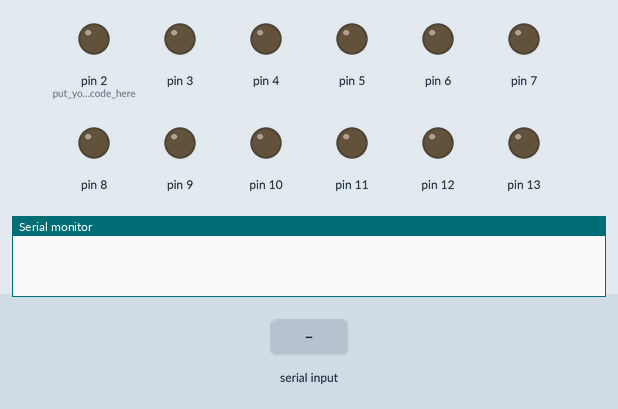
Simulated run of this sketch. Board: Arduino Uno, built with avr-gcc and run on an emulated ATmega328P. Shown: output pins drawn as LEDs (lit = HIGH), the last lines printed to the serial monitor. The inputs (shaded band) are chosen by the test bench.

Above: at 1.2 s.
1.3 s: "m" received over Serial
At 2.1 s:
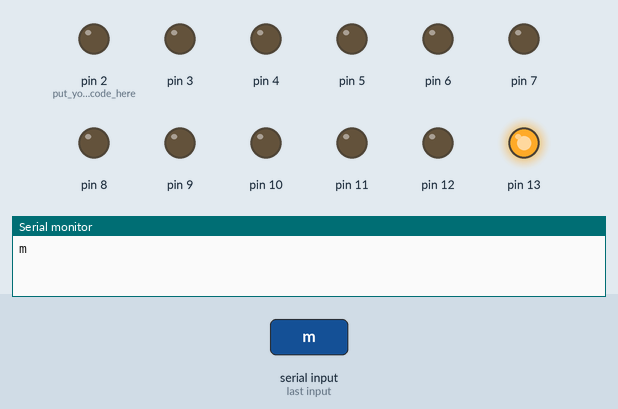
3.7 s: byte 119 ('w') received over Serial
At 4.5 s:
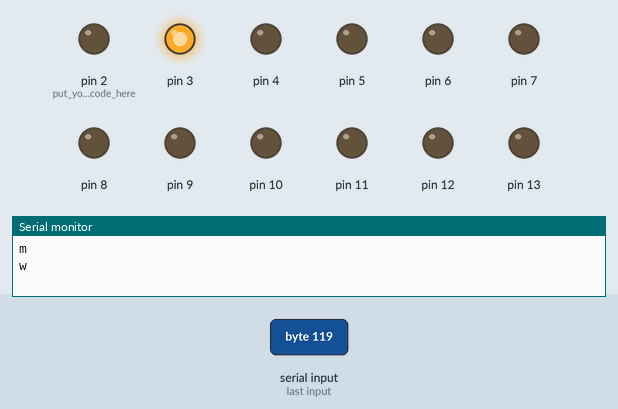
6.1 s: byte 120 ('x') received over Serial
At 7.5 s:
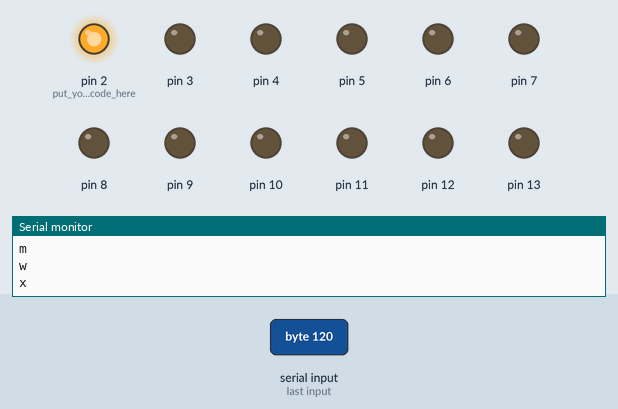
7.8 s: "n" received over Serial
At 8.6 s:
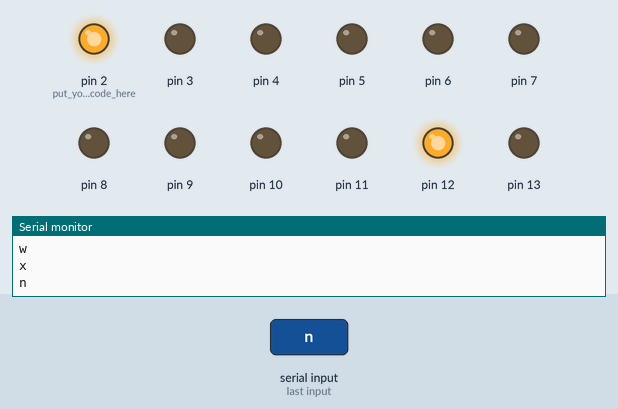
10.2 s: "o" received over Serial
At 10.9 s:
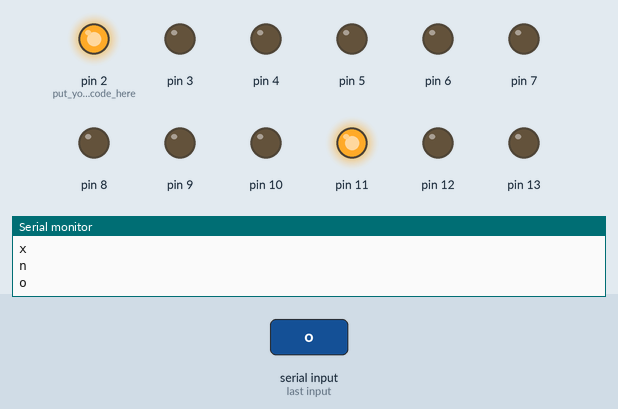
12.6 s: "p" received over Serial
At 13.4 s:
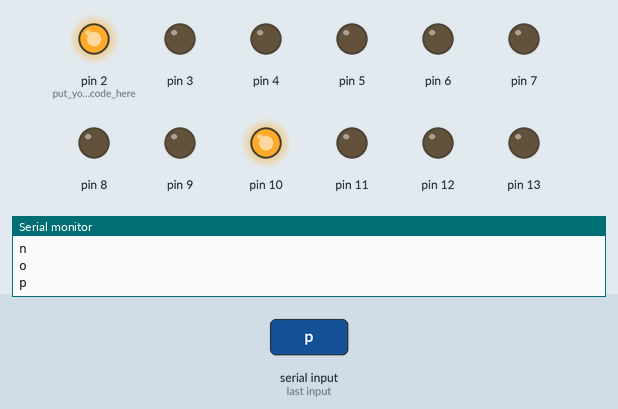
Timing chart, 0 to 15.6 s (numbered marks = the images above; inputs shaded):
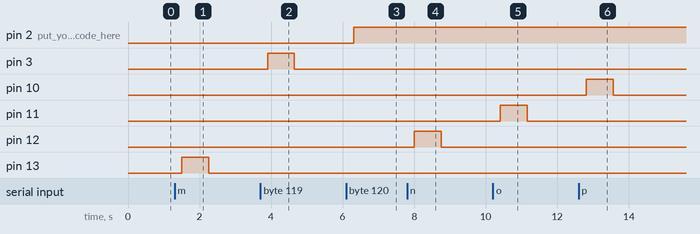

Measured:
- after the input at 1.3 s, pin 13: LOW → HIGH after 0.20 s, → LOW 0.75 s later
- after the input at 3.7 s, pin 3: LOW → HIGH after 0.20 s, → LOW 0.75 s later
- after the input at 6.1 s, pin 2 (put_your_setup_code_here): LOW → HIGH after 0.21 s
- after the input at 7.8 s, pin 12: LOW → HIGH after 0.21 s, → LOW 0.75 s later
- after the input at 10.2 s, pin 11: LOW → HIGH after 0.21 s, → LOW 0.75 s later
- after the input at 12.6 s, pin 10: LOW → HIGH after 0.21 s, → LOW 0.75 s later

The sketch:

bluetooth1.ino
```cpp
void setup() {
  Serial.begin(9600);
  pinMode(13, OUTPUT);
  pinMode(12, OUTPUT);
  pinMode(11, OUTPUT);
  pinMode(10, OUTPUT);
  pinMode(9, OUTPUT);
  pinMode(8, OUTPUT);
  pinMode(7, OUTPUT);
  pinMode(6, OUTPUT);
  pinMode(5, OUTPUT);
  pinMode(4, OUTPUT);
  pinMode(3, OUTPUT);
  pinMode(2, OUTPUT);// put your setup code here, to run once:
}

void loop() {
  // put your main code here, to run repeatedly:
  if (Serial.available() > 0)
  {
    char data = Serial.read(); // reading the data received from the bluetooth module
    for (int i = 3 ; i <= 13; i++) {
      digitalWrite(i, LOW);
    }
    delay(200);
    switch (data)
    {
     // case 'c': digitalWrite(12, HIGH); break;
    //  case 'd': digitalWrite(11, HIGH); break;

      // when a is pressed on the app on your smart phone
              case 'm': digitalWrite(13, HIGH);break; // when d is pressed on the app on your smart phone
              case 'n': digitalWrite(12, HIGH);break;
              case 'o': digitalWrite(11, HIGH);break;
              case 'p': digitalWrite(10, HIGH);break;
              case 'q': digitalWrite(9, HIGH);break;
              case 'r': digitalWrite(8, HIGH);break;
              case 's': digitalWrite(7, HIGH);break;
              case 't': digitalWrite(6, HIGH);break;
              case 'u': digitalWrite(5, HIGH);break;
              case 'v': digitalWrite(4, HIGH);break;
              case 'w': digitalWrite(3,HIGH);break;
              case 'x': digitalWrite(2,HIGH);break;
      // case 'l': digitalWrite(2, HIGH);break;

      default : break;
    }
    Serial.println(data);
    delay(700);
  }

  delay(50);
  for (int i = 3; i <= 13; i++) {
    digitalWrite(i, LOW);
  }
  //  exit(0);
}
```
